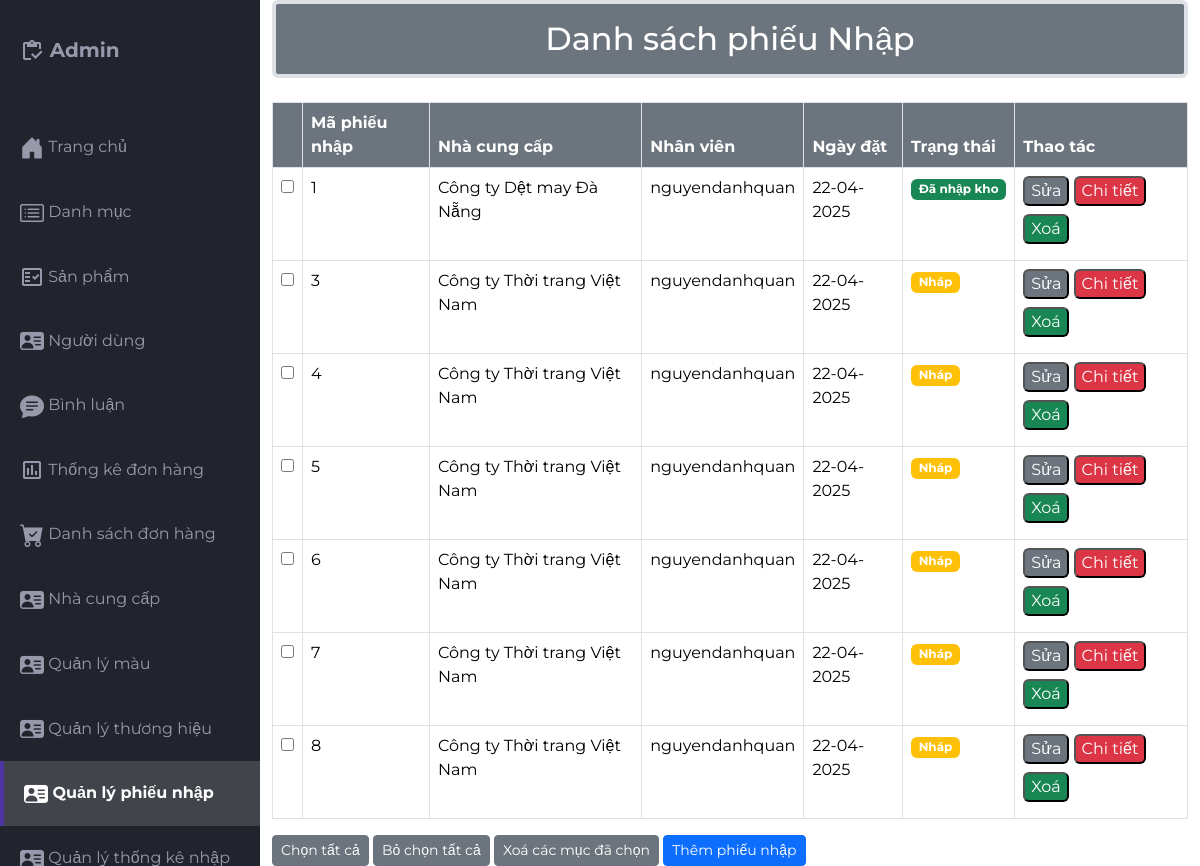
/src/Admin/indexadmin.php?act=phieunhap (signed in), run on the app's committed database.
### tables this page shows
CREATE TABLE `import_receipts` (
  `id` int(11) NOT NULL,
  `ncc_id` int(11) NOT NULL COMMENT 'ID nhà cung cấp',
  `receipt_date` datetime NOT NULL COMMENT 'Ngày nhập hàng',
  `created_by` int(11) DEFAULT NULL COMMENT 'Người tạo phiếu',
  `status` tinyint(4) DEFAULT 0 COMMENT '0: Nháp, 1: Đã nhập kho, 2: Đã hủy',
  `note` text DEFAULT NULL COMMENT 'Ghi chú'
);

CREATE TABLE `nhacungcap` (
  `ncc_id` int(10) NOT NULL COMMENT 'ID nhà cung cấp',
  `ncc_name` varchar(255) NOT NULL COMMENT 'Tên nhà cung cấp',
  `ncc_diachi` varchar(255) NOT NULL COMMENT 'Địa chỉ nhà cung cấp',
  `ncc_sdt` varchar(20) NOT NULL COMMENT 'Số điện thoại nhà cung cấp',
  `ncc_email` varchar(255) NOT NULL COMMENT 'Email nhà cung cấp',
  `ncc_trangthai` int(1) NOT NULL DEFAULT 0 COMMENT 'Trạng thái (0: hoạt động, 1: ngừng hoạt động)'
);

CREATE TABLE `khachhang` (
  `kh_id` int(11) NOT NULL,
  `kh_name` varchar(55) NOT NULL,
  `kh_pass` varchar(55) NOT NULL,
  `kh_mail` varchar(255) NOT NULL,
  `kh_tel` varchar(55) NOT NULL,
  `kh_address` varchar(255) NOT NULL,
  `vaitro_id` int(11) NOT NULL,
  `trangthai` int(1) NOT NULL
);

### src/app/model/connectdb.php (called while the page is built, shortened)
<?php
function get_connect()
{
    try {
        $conn = new PDO("mysql:host=localhost;dbname=da1;charset=utf8", "root", "");
        $conn->setAttribute(PDO::ATTR_ERRMODE, PDO::ERRMODE_EXCEPTION);
        return $conn;
    } catch (Exception $e) {
        echo 'Kết nối thất bại: ' . $e->getMessage();
        return null;
    }
}
function pdo_queryall($sql)
{
    $thamso = array_slice(func_get_args(), 1);
    $conn = get_connect();
    try {
        $exe = $conn->prepare($sql);
        $exe->execute($thamso);
        return $exe->fetchAll(PDO::FETCH_ASSOC);
    } catch (Exception $e) {
        echo 'Thao tác thất bại: ' . $e->getMessage();
    } finally {
        unset($conn);
    }
}

### src/app/model/phieunhap.php (called while the page is built, shortened)
<?php
function query_allreceipts()
{
    $sql = "SELECT
    ir.id,
    ir.receipt_date,
    ir.status,
    ir.note,
    s.ncc_name AS supplier_name,
    u.kh_name AS created_by_name
FROM import_receipts ir
JOIN nhacungcap s ON ir.ncc_id = s.ncc_id
JOIN khachhang u ON ir.created_by = u.kh_id
";
    $result = pdo_queryall($sql);
    return $result;
}

### src/Admin/phieunhap/phieunhap.php (the view, shortened to what this page needs)
<div class="container">
    <h2 class="border border-4 mb-4 text-bg-secondary p-3 text-center rounded">Danh sách phiếu Nhập</h2>
    <div class="table-responsive">
        <table class="table table-bordered">
            <thead>
                <tr>
                    <Th class="text-bg-secondary"></Th>
                    <th class="text-bg-secondary">Mã phiếu nhập</th>
                    <th class="text-bg-secondary">Nhà cung cấp</th>
                    <th class="text-bg-secondary">Nhân viên</th>
                    <Th class="text-bg-secondary">Ngày đặt</Th>
                    <Th class="text-bg-secondary">Trạng thái</Th>
                    <Th class="text-bg-secondary">Thao tác</Th>
                </tr>
            </thead>
            <tbody>
                <?php
                if (is_array($listreceipts) && count($listreceipts) > 0) {
                    foreach ($listreceipts as $phieunhap) {
                        extract($phieunhap);
                ?>
                <tr>
                    <td><input type="checkbox" name="checkbox" id=""></td>
                    <td><?= $id ?></td>
                    <td><?= $supplier_name ?></td>
                    <td><?= $created_by_name ?></td>
                    <td><?= date('d-m-Y', strtotime($receipt_date)) ?></td>
                    <td>
                        <?php
                                switch ($status) {
                                    case 0:
                                        echo '<span class="badge bg-warning">Nháp</span>';
                                        break;
                                    case 1:
                                        echo '<span class="badge bg-success">Đã nhập kho</span>';
                                        break;
                                }
                                ?>
                    </td>
                    <td>
                        <a href="indexadmin.php?act=suapn&id=<?php echo $id ?>" class="mb-2"><input
                                class="mb-2 text-bg-secondary rounded" type="button" name="" value="Sửa" id=""></a>
                        <a href="indexadmin.php?act=chitietpn&id=<?php echo $id ?>"><input
                                class="mb-2 text-bg-danger rounded" type="button" name="" value="Chi tiết" id=""></a>
                        <a href="indexadmin.php?act=xoapn&id=<?php echo $id ?>"><input
                                class="mb-2 text-bg-success rounded" onclick="return confirm('Bạn có chắc muốn xoá ?')"
                                type="button" name="" value="Xoá" id=""></a>
                    </td>
                </tr>
                <?php
                    }
                } else {
                    echo "<tr><td colspan='7' class='text-center'>Không có phiếu nhập nào</td></tr>";
                }
                ?>
            </tbody>
        </table>
    </div>
    <div class="">
        <button type="button" class="btn btn-secondary btn-sm ">Chọn tất cả</button>
        <button type="button" class="btn btn-secondary btn-sm">Bỏ chọn tất cả</button>
        <button type="button" class="btn btn-secondary btn-sm">Xoá các mục đã chọn</button>
        <a href="indexadmin.php?act=addpn1">
            <button type="button" class="btn btn-primary btn-sm">Thêm phiếu nhập</button>
        </a>
    </div>
</div>

### src/Admin/css/styles.css (style rules this page uses)
body { margin: 0; padding: 0; box-sizing: border-box; background-color: #e6e8ed; color: #666666; font-family: "Montserrat", sans-serif; }

### data on the page
import_receipts: id "1", ncc.ncc_name "Công ty Dệt may Đà Nẵng", created_by.kh_name "nguyendanhquan", receipt_date "22-04-2025", status "Đã nhập kho"
import_receipts: id "3", ncc.ncc_name "Công ty Thời trang Việt Nam", created_by.kh_name "nguyendanhquan", receipt_date "22-04-2025", status "Nháp"
import_receipts: id "4", ncc.ncc_name "Công ty Thời trang Việt Nam", created_by.kh_name "nguyendanhquan", receipt_date "22-04-2025", status "Nháp"
import_receipts: id "5", ncc.ncc_name "Công ty Thời trang Việt Nam", created_by.kh_name "nguyendanhquan", receipt_date "22-04-2025", status "Nháp"
import_receipts: id "6", ncc.ncc_name "Công ty Thời trang Việt Nam", created_by.kh_name "nguyendanhquan", receipt_date "22-04-2025", status "Nháp"
import_receipts: id "7", ncc.ncc_name "Công ty Thời trang Việt Nam", created_by.kh_name "nguyendanhquan", receipt_date "22-04-2025", status "Nháp"
import_receipts: id "8", ncc.ncc_name "Công ty Thời trang Việt Nam", created_by.kh_name "nguyendanhquan", receipt_date "22-04-2025", status "Nháp"
